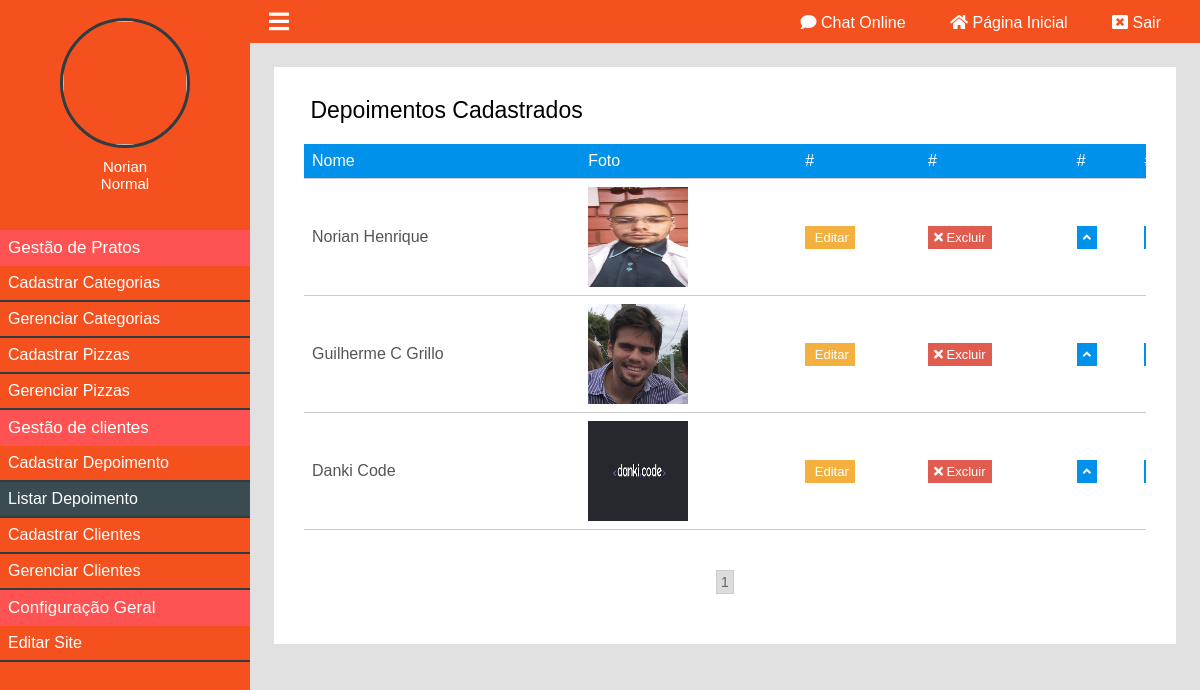
Screenshot of /painel/listar-depoimentos (signed in) with the database file from the repository.
### classes/MySql.php (called while the page is built)
<?php
	class MySql{
		private static $pdo;
		public static function conectar(){
			if(self::$pdo == null){
				try{
				self::$pdo = new PDO('mysql:host='.HOST.';dbname='.DATABASE,USER,PASSWORD,array(PDO::MYSQL_ATTR_INIT_COMMAND => "SET NAMES utf8"));
				self::$pdo->setAttribute(PDO::ATTR_ERRMODE,PDO::ERRMODE_EXCEPTION);
				}catch(Exception $e){
					echo '<h2>Erro ao conectar</h2>';
				}
			}
			return self::$pdo;
		}
	}
?>

### painel/pages/listar-depoimentos.php (the view, shortened to what this page needs)
<?php
	$paginaAtual = isset($_GET['pagina']) ? (int)$_GET['pagina'] : 1;
	$porPagina = 4;
	$noticias = Painel::selectAll('tb_site.depoimentos',($paginaAtual - 1) * $porPagina,$porPagina);
?>
<div class="box-content">
	<h2><i class="fa fa-id-card-o" aria-hidden="true"></i> Depoimentos Cadastrados</h2>
	<div class="wraper-table">
	<table>
		<tr>
			<td>Nome</td>
			<td>Foto</td>
			<td>#</td>
			<td>#</td>
			<td>#</td>
			<td>#</td>
		</tr>
		<?php
			foreach ($noticias as $key => $value) {
		?>
		<tr>
			<td><?php echo $value['nome']; ?></td>
			<td><img style="width: 100px;height:100px;" src="<?php echo INCLUDE_PATH_PAINEL ?>uploads/<?php echo $value['foto']; ?>" /></td>
			<td><a class="btn edit" href="<?php echo INCLUDE_PATH_PAINEL ?>editar-depoimentos?id=<?php echo $value['id']; ?>"><i class="fa fa-pencil"></i> Editar</a></td>
			<td><a actionBtn="delete" class="btn delete" href="<?php echo INCLUDE_PATH_PAINEL ?>listar-depoimentos?excluir=<?php echo $value['id']; ?>"><i class="fa fa-times"></i> Excluir</a></td>
			<td><a class="btn order" href="<?php echo INCLUDE_PATH_PAINEL ?>listar-depoimentos?order=up&id=<?php echo $value['id'] ?>"><i class="fa fa-angle-up"></i></a></td>
			<td><a class="btn order" href="<?php echo INCLUDE_PATH_PAINEL ?>listar-depoimentos?order=down&id=<?php echo $value['id'] ?>"><i class="fa fa-angle-down"></i></a></td>
		</tr>
		<?php } ?>
	</table>
	</div>
	<div class="paginacao">
		<?php
			$totalPaginas = ceil(count(Painel::selectAll('tb_site.depoimentos')) / $porPagina);
			for($i = 1; $i <= $totalPaginas; $i++){
				if($i == $paginaAtual)
					echo '<a class="page-selected" href="'.INCLUDE_PATH_PAINEL.'listar-depoimentos?pagina='.$i.'">'.$i.'</a>';
				else
					echo '<a href="'.INCLUDE_PATH_PAINEL.'listar-depoimentos?pagina='.$i.'">'.$i.'</a>';
			}
		?>
	</div>
</div>

### painel/css/style.css (style rules this page uses)
* { margin: 0; padding: 0; box-sizing: border-box; font-family: 'Montserrat', sans-serif; }
html,body { height: 100%; background: rgb(225,225,225); }
body { overflow-x: hidden; }
.box-content { background: white; padding: 30px; margin-bottom: 25px; }
.box-content h2 { font-weight: 300; font-size: 23px; }
.box-content a { color:black; }
.wraper-table { overflow-x: auto; }
table { font-weight: 300; min-width: 900px; margin:20px 0; width: 100%; border-collapse: collapse; }
table tr:nth-of-type(1) { background: #0091ea; color: white; }
table tr { border-bottom: 1px solid #ccc; }
table tr { color: #555; }
table td { padding: 8px; }
table a.btn { font-weight: normal; font-size: 13px; color: white; text-decoration: none; padding: 4px 6px; }
a.btn { font-weight: normal; font-size: 13px; color: white; text-decoration: none; padding: 4px 6px; }
a.btn.edit { background: #F4B03E; }
a.btn.delete { background: #E05C4E; }
a.btn.order { background: #0091ea; }
.paginacao { margin:20px 0; text-align: center; }
.paginacao a { font-size: 14px; margin:0 8px; display: inline-block; padding: 3px 4px; border: 1px solid #ccc; text-decoration: none; color: #666; }
.paginacao a.page-selected { background: rgb(220,220,220); }

### rows the page displays
tb_site.depoimentos: nome "Norian Henrique", foto (picture)
tb_site.depoimentos: nome "Guilherme C Grillo", foto (picture)
tb_site.depoimentos: nome "Danki Code", foto (picture)

### other values shown
$_SESSION['nome'] "Norian"
pegaCargo($_SESSION['cargo']) "Normal"
